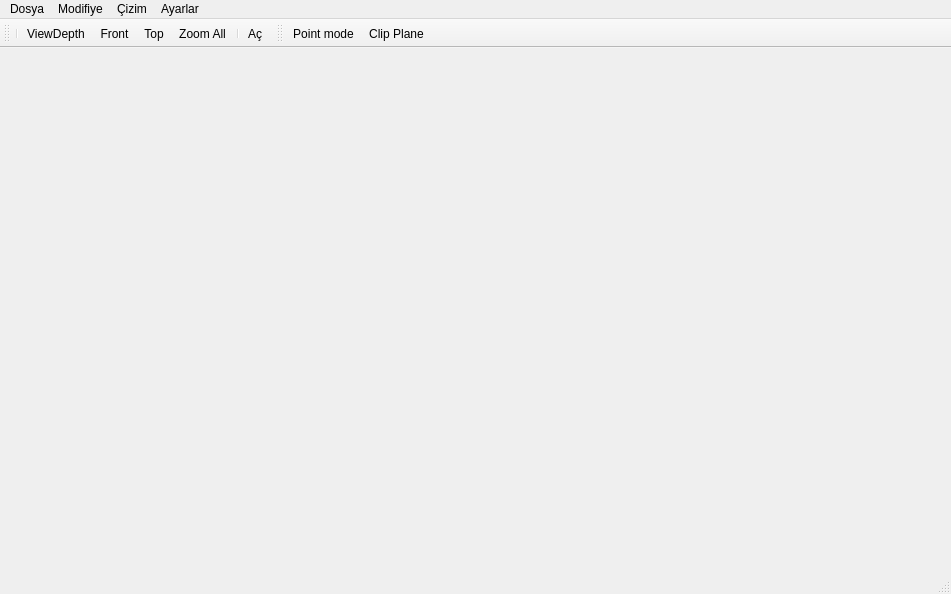
<?xml version="1.0" encoding="UTF-8"?>
<ui version="4.0">
 <class>MainWindow</class>
 <widget class="QMainWindow" name="MainWindow">
  <property name="geometry">
   <rect>
    <x>0</x>
    <y>0</y>
    <width>951</width>
    <height>594</height>
   </rect>
  </property>
  <property name="windowTitle">
   <string>MainWindow</string>
  </property>
  <widget class="QWidget" name="centralWidget"/>
  <widget class="QMenuBar" name="menuBar">
   <property name="geometry">
    <rect>
     <x>0</x>
     <y>0</y>
     <width>951</width>
     <height>22</height>
    </rect>
   </property>
   <widget class="QMenu" name="menuDraw">
    <property name="title">
     <string>Dosya</string>
    </property>
    <addaction name="actionA"/>
    <addaction name="actionKaydet"/>
    <addaction name="actionFarkl_isimle_kaydet"/>
    <addaction name="actionExport"/>
   </widget>
   <widget class="QMenu" name="menuMofifiye">
    <property name="title">
     <string>Modifiye</string>
    </property>
    <addaction name="actionB_l"/>
   </widget>
   <widget class="QMenu" name="menu_izim">
    <property name="title">
     <string>Çizim</string>
    </property>
    <addaction name="actionIzgara"/>
   </widget>
   <widget class="QMenu" name="menuAyarlar">
    <property name="title">
     <string>Ayarlar</string>
    </property>
    <addaction name="actionProfiller"/>
   </widget>
   <addaction name="menuDraw"/>
   <addaction name="menuMofifiye"/>
   <addaction name="menu_izim"/>
   <addaction name="menuAyarlar"/>
  </widget>
  <widget class="QToolBar" name="toolBar">
   <property name="windowTitle">
    <string>toolBar</string>
   </property>
   <attribute name="toolBarArea">
    <enum>TopToolBarArea</enum>
   </attribute>
   <attribute name="toolBarBreak">
    <bool>false</bool>
   </attribute>
   <addaction name="separator"/>
   <addaction name="actionViewDepth"/>
   <addaction name="actionFront"/>
   <addaction name="actionTop"/>
   <addaction name="actionZoom_All"/>
   <addaction name="separator"/>
   <addaction name="actionLine"/>
  </widget>
  <widget class="QStatusBar" name="statusBar"/>
  <widget class="QToolBar" name="toolBar_2">
   <property name="windowTitle">
    <string>toolBar_2</string>
   </property>
   <attribute name="toolBarArea">
    <enum>TopToolBarArea</enum>
   </attribute>
   <attribute name="toolBarBreak">
    <bool>false</bool>
   </attribute>
   <addaction name="actionPoint_mode"/>
   <addaction name="actionClip_Plane"/>
  </widget>
  <action name="actionLine">
   <property name="icon">
    <iconset resource="resources.qrc">
     <normaloff>:/rec/images/icons8-line-40.png</normaloff>:/rec/images/icons8-line-40.png</iconset>
   </property>
   <property name="text">
    <string>Aç</string>
   </property>
  </action>
  <action name="actionFront">
   <property name="icon">
    <iconset resource="resources.qrc">
     <normaloff>:/rec/images/icons8-front-view-48.png</normaloff>
     <normalon>images/icons8-front-view-16.png</normalon>:/rec/images/icons8-front-view-48.png</iconset>
   </property>
   <property name="text">
    <string>Front</string>
   </property>
   <property name="shortcut">
    <string>F</string>
   </property>
  </action>
  <action name="actionTop">
   <property name="icon">
    <iconset resource="resources.qrc">
     <normaloff>:/rec/images/icons8-top-view-48.png</normaloff>:/rec/images/icons8-top-view-48.png</iconset>
   </property>
   <property name="text">
    <string>Top</string>
   </property>
   <property name="toolTip">
    <string>Top View</string>
   </property>
   <property name="shortcut">
    <string>T</string>
   </property>
  </action>
  <action name="actionZoom_All">
   <property name="icon">
    <iconset resource="resources.qrc">
     <normaloff>:/rec/images/icons8-expand-16.png</normaloff>:/rec/images/icons8-expand-16.png</iconset>
   </property>
   <property name="text">
    <string>Zoom All</string>
   </property>
   <property name="shortcut">
    <string>Shift+Z</string>
   </property>
  </action>
  <action name="actionSnap_end">
   <property name="checkable">
    <bool>true</bool>
   </property>
   <property name="icon">
    <iconset resource="resources.qrc">
     <normaloff>:/rec/images/icons8-rectangular-48.png</normaloff>:/rec/images/icons8-rectangular-48.png</iconset>
   </property>
   <property name="text">
    <string>Snap end</string>
   </property>
  </action>
  <action name="actionPoint_mode">
   <property name="checkable">
    <bool>true</bool>
   </property>
   <property name="icon">
    <iconset resource="resources.qrc">
     <normaloff>:/rec/images/icons8-collect-40.png</normaloff>:/rec/images/icons8-collect-40.png</iconset>
   </property>
   <property name="text">
    <string>Point mode</string>
   </property>
   <property name="toolTip">
    <string>Selection to point mode</string>
   </property>
  </action>
  <action name="actionB_l">
   <property name="icon">
    <iconset resource="resources.qrc">
     <normaloff>:/rec/images/icons8-triangle-48.png</normaloff>:/rec/images/icons8-triangle-48.png</iconset>
   </property>
   <property name="text">
    <string>Böl</string>
   </property>
  </action>
  <action name="actionA">
   <property name="text">
    <string>Aç</string>
   </property>
  </action>
  <action name="actionKaydet">
   <property name="text">
    <string>Kaydet</string>
   </property>
  </action>
  <action name="actionFarkl_isimle_kaydet">
   <property name="text">
    <string>Farklı isimle kaydet</string>
   </property>
  </action>
  <action name="actionExport">
   <property name="text">
    <string>Dışarı aktar</string>
   </property>
  </action>
  <action name="actionClip_Plane">
   <property name="icon">
    <iconset resource="resources.qrc">
     <normaloff>:/rec/images/icons8-preview-pane-16.png</normaloff>:/rec/images/icons8-preview-pane-16.png</iconset>
   </property>
   <property name="text">
    <string>Clip Plane</string>
   </property>
  </action>
  <action name="actionIzgara">
   <property name="icon">
    <iconset resource="resources.qrc">
     <normaloff>:/rec/images/grid.png</normaloff>:/rec/images/grid.png</iconset>
   </property>
   <property name="text">
    <string>Izgara</string>
   </property>
  </action>
  <action name="actionProfiller">
   <property name="icon">
    <iconset resource="resources.qrc">
     <normaloff>:/rec/images/icons8-select-all-16.png</normaloff>:/rec/images/icons8-select-all-16.png</iconset>
   </property>
   <property name="text">
    <string>Profiller</string>
   </property>
  </action>
  <action name="actionViewDepth">
   <property name="icon">
    <iconset resource="resources.qrc">
     <normaloff>:/rec/images/icons8-orthogonal-view-40.png</normaloff>:/rec/images/icons8-orthogonal-view-40.png</iconset>
   </property>
   <property name="text">
    <string>ViewDepth</string>
   </property>
  </action>
 </widget>
 <layoutdefault spacing="6" margin="11"/>
 <resources>
  <include location="resources.qrc"/>
 </resources>
 <connections/>
</ui>
